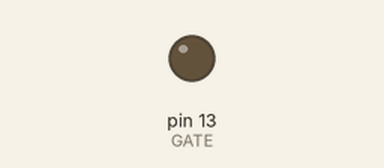
Simulated run of this sketch. Board: Arduino Uno, built with avr-gcc and run on an emulated ATmega328P. On the bench: output pins drawn as LEDs (lit = HIGH).

Above: at 0.9 s.
At 3.8 s:
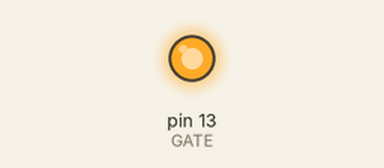
Timing chart, 0 to 10.0 s (numbered marks = the images above):
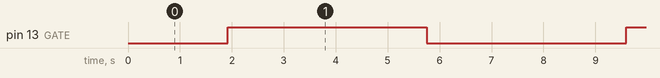

Measured:
- by itself, pin 13 (GATE): alternates HIGH for 3.8 s and LOW for 3.8 s

The sketch:

arduino_motor_control.ino
```cpp
# define GATE 13
# define LED 13

void setup() {
  // set pwm pin
  pinMode(GATE, OUTPUT);
//  pinMode(LED, OUTPUT);
  // make sure prop starts off
  //digitalWrite(GATE, LOW);

}

void loop() {
  /*
  analogWrite(GATE, 255);
  //digitalWrite(LED, HIGH);
  delay(15);
  analogWrite(GATE, 100);
  //digitalWrite(LED, LOW);
  delay(15);
  */
  for(int i = 0; i < 255; i++){
    analogWrite(GATE, i);
    delay(15);
  }
  for(int i = 255; i >= 0; i--){
    analogWrite(GATE, i);
    delay(15);
  }
}

/*
#define fadePin 3

void setup(){
pinMode(fadePin, OUTPUT);
}

void loop(){

for(int i = 0; i<360; i++){
  //convert 0-360 angle to radian (needed for sin function)
  float rad = DEG_TO_RAD * i;
  //calculate sin of angle as number between 0 and 255
  int sinOut = constrain((sin(rad) * 128) + 128, 0, 255);
  analogWrite(fadePin, sinOut);
  delay(15);
  }
 }
 */
```
